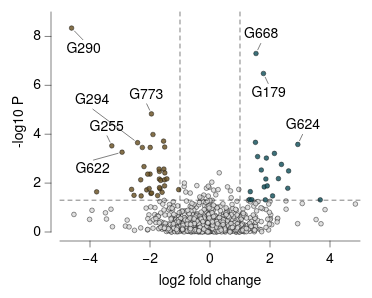

The Vega-Lite source for this figure:
### Vega-Lite specification from a JSON file in a GitHub repository (floating-point values rounded to 4 significant figures; data arrays with more than 128 entries replaced by an {"elided": "..."} marker saying what was removed)
{"background": null, "config": {"arc": {"fill": "#DBDBDB", "fillOpacity": 1.0, "innerRadius": 27.5, "padAngle": 0.03, "stroke": "black", "strokeOpacity": 1, "strokeWidth": 0.25}, "area": {"fill": "#DBDBDB", "fillOpacity": 1.0, "stroke": "black", "strokeOpacity": 1, "strokeWidth": 0.25}, "axis": {"domain": true, "domainCap": "round", "domainColor": "black", "domainWidth": 0.25, "grid": false, "gridCap": "round", "gridColor": "#F1F1F1", "gridDash": [0, 0], "gridOpacity": 1.0, "gridWidth": 0.25, "labelColor": "black", "labelFont": "Helvetica Neue, HelveticaNeue, Helvetica, Arial, sans-serif", "labelFontSize": 7, "labelFontStyle": "normal", "labelFontWeight": 400, "offset": 4.5, "ticks": true, "tickCap": "round", "tickColor": "black", "tickRound": false, "tickSize": 3, "tickWidth": 0.25, "titleColor": "black", "titleFont": "Helvetica Neue, HelveticaNeue, Helvetica, Arial, sans-serif", "titleFontSize": 7, "titleFontStyle": "normal", "titleFontWeight": 400}, "axisX": {"domain": true, "labelAlign": "center", "labelAngle": 0, "labels": true, "ticks": true, "translate": 0}, "axisY": {"domain": true, "labelAlign": "right", "labelAngle": 0, "labels": true, "ticks": true, "translate": 0}, "axisRight": {"domain": true, "labelAlign": "left", "labelAngle": 0, "labels": true, "ticks": true, "translate": 0}, "axisTop": {"domain": true, "labelAlign": "center", "labelAngle": 0, "labels": true, "ticks": true, "translate": 0}, "axisBand": {"tickOffset": 0}, "bar": {"fill": "#DBDBDB", "fillOpacity": 1.0, "stroke": "black", "strokeOpacity": 1, "strokeWidth": 0.25}, "boxplot": {"size": 9.9, "ticks": {"cornerRadius": 0.25, "fill": "black", "opacity": 1, "size": 4.95, "thickness": 0.25}, "box": {"fillOpacity": 1.0, "stroke": "black", "strokeOpacity": 1, "strokeWidth": 0.25}, "median": {"cornerRadius": 0, "fill": "black", "fillOpacity": 1.0, "opacity": 1, "size": 9.9, "thickness": 0.25}, "rule": {"fill": "black", "fillOpacity": 1.0, "size": 11.0, "stroke": "black", "strokeDash": [0, 0], "strokeOpacity": 1, "strokeWidth": 0.25}, "outliers": {"color": "black", "fill": "black", "fillOpacity": 1.0, "size": 0, "stroke": "black", "strokeOpacity": 1, "strokeWidth": 0.25}}, "circle": {"fill": "black", "fillOpacity": 1.0, "size": 1.375, "stroke": null, "strokeOpacity": 1, "strokeWidth": 0.25}, "errorband": {"band": {"fillOpacity": 0.6, "stroke": null, "strokeWidth": 0.25, "strokeOpacity": 1}, "borders": {"opacity": 0, "strokeOpacity": 0.25, "strokeWidth": 1}}, "errorbar": {"opacity": 1, "rule": {"strokeDash": [0, 0], "strokeWidth": 0.25}, "ticks": {"color": "black", "cornerRadius": 0.125, "opacity": 1, "size": 6.6, "thickness": 0.25}, "thickness": 0.25}, "font": "Helvetica Neue, HelveticaNeue, Helvetica, Arial, sans-serif", "geoshape": {"fill": "#DBDBDB", "fillOpacity": 1.0, "stroke": "black", "strokeOpacity": 1, "strokeWidth": 0.25}, "header": {"labelColor": "black", "labelFont": "Helvetica Neue, HelveticaNeue, Helvetica, Arial, sans-serif", "labelFontSize": 7, "labelFontStyle": "normal", "labelFontWeight": 400, "titleColor": "black", "titleFont": "Helvetica Neue, HelveticaNeue, Helvetica, Arial, sans-serif", "titleFontSize": 7, "titleFontStyle": "normal", "titleFontWeight": 400, "titlePadding": 0}, "legend": {"disable": false, "offset": 4.5, "titlePadding": 4, "labelOffset": 2, "gradientLabelOffset": 2, "gradientLength": 55.0, "gradientThickness": 5.5, "gradientOpacity": 1.0, "gradientStrokeColor": "black", "gradientStrokeWidth": 0.25, "labelColor": "black", "labelFont": "Helvetica Neue, HelveticaNeue, Helvetica, Arial, sans-serif", "labelFontSize": 7, "labelFontStyle": "normal", "labelFontWeight": 400, "strokeColor": "black", "strokeWidth": 0, "symbolSize": 42, "symbolStrokeColor": "black", "symbolStrokeWidth": 0.25, "titleColor": "black", "titleFont": "Helvetica Neue, HelveticaNeue, Helvetica, Arial, sans-serif", "titleFontSize": 7, "titleFontStyle": "normal", "titleFontWeight": 400}, "line": {"color": "black", "stroke": "black", "strokeCap": "butt", "strokeDash": [0, 0], "strokeOpacity": 1, "strokeWidth": 0.5}, "point": {"filled": true, "fill": "#DBDBDB", "fillOpacity": 1.0, "size": 5.5, "stroke": "black", "strokeOpacity": 1, "strokeWidth": 0.25}, "range": {"category": ["#5CA7B1", "#B7D0EE", "#B7B3E4", "#B3DAB5", "#F5E1B3", "#3D727B", "#809DC7", "#867DAC", "#80A988", "#CBB17A", "#204148", "#546B94", "#584C77", "#507B5F", "#9D824D"], "diverging": {"scheme": ["#6F572A", "#876E43", "#9E875F", "#B5A17F", "#CABBA2", "#DCD6CC", "#F4F1E9", "#C9D7DA", "#9DBFC6", "#78A5AF", "#558B96", "#36717C", "#1A5762"]}, "heatmap": {"scheme": ["#32022B", "#43044D", "#4C196E", "#4D338C", "#484DA6", "#3A68BB", "#1D83CA", "#1D9CCB", "#23B5C9", "#28CDC5", "#4DE0B4", "#91EE9F"]}, "ordinal": {"scheme": ["#F1F1F1", "#DBDBDB", "#C6C6C6", "#B2B2B2", "#9D9D9D", "#898989", "#767676", "#636363", "#515151", "#404040", "#2F2F2F", "#1F1F1F"]}, "ramp": {"scheme": ["#32022B", "#43044D", "#4C196E", "#4D338C", "#484DA6", "#3A68BB", "#1D83CA", "#1D9CCB", "#23B5C9", "#28CDC5", "#4DE0B4", "#91EE9F"]}}, "rule": {"color": "black", "stroke": "black", "strokeCap": "round", "strokeDash": [2, 2], "strokeOpacity": 1, "strokeWidth": 0.25}, "scale": {"bandPaddingInner": 0.1, "bandPaddingOuter": 0.1, "round": false}, "rect": {"fill": "#DBDBDB", "fillOpacity": 1.0, "stroke": "black", "strokeOpacity": 1, "strokeWidth": 0.25}, "square": {"fill": "#DBDBDB", "fillOpacity": 1.0, "size": 11.0, "stroke": "black", "strokeOpacity": 1, "strokeWidth": 0.25}, "text": {"color": "black", "font": "Helvetica Neue, HelveticaNeue, Helvetica, Arial, sans-serif", "fontSize": 7, "fontStyle": "normal", "fontWeight": 400}, "tick": {"color": "black", "cornerRadius": 0.125, "opacity": 1.0, "size": 9.9, "thickness": 0.25}, "title": {"anchor": "middle", "frame": "group", "color": "black", "font": "Helvetica Neue, HelveticaNeue, Helvetica, Arial, sans-serif", "fontSize": 7, "fontStyle": "normal", "fontWeight": 400, "subtitleColor": "black", "subtitleFont": "Helvetica Neue, HelveticaNeue, Helvetica, Arial, sans-serif", "subtitleFontSize": "Helvetica Neue, HelveticaNeue, Helvetica, Arial, sans-serif", "subtitleFontStyle": "normal", "subtitleFontWeight": 400}, "trail": {"color": "black", "opacity": 1, "size": 0.5}, "view": {"continuousWidth": 150, "continuousHeight": 110, "discreteWidth": 150, "discreteHeight": 110, "fill": null, "stroke": null, "strokeWidth": 0.25}}, "layer": [{"data": {"name": "data-89c060c72859b0c41b1a176ead185f7e"}, "mark": {"type": "point", "opacity": 0.85}, "encoding": {"color": {"field": "significance", "legend": null, "scale": {"domain": ["Gained", "Lost", "Non-differential"], "range": ["#1A5762", "#6F572A", "#DBDBDB"]}, "type": "nominal"}, "x": {"field": "log2fc", "title": "log2 fold change", "type": "quantitative"}, "y": {"field": "neglog10p", "title": "-log10 P", "type": "quantitative"}}}, {"data": {"values": [{"__dysonsphere__": 1}]}, "mark": {"type": "rule", "opacity": 1.0}, "encoding": {"x": {"datum": -1.0}}}, {"data": {"values": [{"__dysonsphere__": 1}]}, "mark": {"type": "rule", "opacity": 1.0}, "encoding": {"x": {"datum": 1.0}}}, {"data": {"values": [{"__dysonsphere__": 1}]}, "mark": {"type": "rule", "opacity": 1.0}, "encoding": {"y": {"datum": 1.301}}}, {"layer": [{"data": {"values": [{"__dysonsphere__": 1}]}, "mark": {"type": "rule", "strokeDash": [0, 0]}, "encoding": {"x": {"datum": 1.841, "scale": {"domain": [-5.0, 5.0], "nice": false, "padding": 0, "zero": false}}, "x2": {"datum": 1.94}, "y": {"datum": 6.331, "scale": {"domain": [0.0, 9.0], "nice": false, "padding": 0, "zero": false}}, "y2": {"datum": 6.075}}}, {"data": {"values": [{"__dysonsphere__": 1}]}, "mark": {"type": "text", "align": "center", "baseline": "middle", "fontSize": 7}, "encoding": {"text": {"value": "G179"}, "x": {"datum": 1.954}, "y": {"datum": 5.694}}}, {"data": {"values": [{"__dysonsphere__": 1}]}, "mark": {"type": "rule", "strokeDash": [0, 0]}, "encoding": {"x": {"datum": -3.332}, "x2": {"datum": -3.431}, "y": {"datum": 3.678}, "y2": {"datum": 3.934}}}, {"data": {"values": [{"__dysonsphere__": 1}]}, "mark": {"type": "text", "align": "center", "baseline": "middle", "fontSize": 7}, "encoding": {"text": {"value": "G255"}, "x": {"datum": -3.446}, "y": {"datum": 4.315}}}, {"data": {"values": [{"__dysonsphere__": 1}]}, "mark": {"type": "rule", "strokeDash": [0, 0]}, "encoding": {"x": {"datum": -4.518}, "x2": {"datum": -4.237}, "y": {"datum": 8.221}, "y2": {"datum": 7.865}}}, {"data": {"values": [{"__dysonsphere__": 1}]}, "mark": {"type": "text", "align": "center", "baseline": "middle", "fontSize": 7}, "encoding": {"text": {"value": "G290"}, "x": {"datum": -4.214}, "y": {"datum": 7.492}}}, {"data": {"values": [{"__dysonsphere__": 1}]}, "mark": {"type": "rule", "strokeDash": [0, 0]}, "encoding": {"x": {"datum": -2.525}, "x2": {"datum": -3.904}, "y": {"datum": 3.754}, "y2": {"datum": 5.022}}}, {"data": {"values": [{"__dysonsphere__": 1}]}, "mark": {"type": "text", "align": "center", "baseline": "middle", "fontSize": 7}, "encoding": {"text": {"value": "G294"}, "x": {"datum": -3.931}, "y": {"datum": 5.39}}}, {"data": {"values": [{"__dysonsphere__": 1}]}, "mark": {"type": "rule", "strokeDash": [0, 0]}, "encoding": {"x": {"datum": -3.064}, "x2": {"datum": -3.883}, "y": {"datum": 3.22}, "y2": {"datum": 2.943}}}, {"data": {"values": [{"__dysonsphere__": 1}]}, "mark": {"type": "text", "align": "center", "baseline": "middle", "fontSize": 7}, "encoding": {"text": {"value": "G622"}, "x": {"datum": -3.915}, "y": {"datum": 2.589}}}, {"data": {"values": [{"__dysonsphere__": 1}]}, "mark": {"type": "rule", "strokeDash": [0, 0]}, "encoding": {"x": {"datum": 2.986}, "x2": {"datum": 3.085}, "y": {"datum": 3.735}, "y2": {"datum": 3.992}}}, {"data": {"values": [{"__dysonsphere__": 1}]}, "mark": {"type": "text", "align": "center", "baseline": "middle", "fontSize": 7}, "encoding": {"text": {"value": "G624"}, "x": {"datum": 3.1}, "y": {"datum": 4.373}}}, {"data": {"values": [{"__dysonsphere__": 1}]}, "mark": {"type": "rule", "strokeDash": [0, 0]}, "encoding": {"x": {"datum": 1.593}, "x2": {"datum": 1.692}, "y": {"datum": 7.456}, "y2": {"datum": 7.712}}}, {"data": {"values": [{"__dysonsphere__": 1}]}, "mark": {"type": "text", "align": "center", "baseline": "middle", "fontSize": 7}, "encoding": {"text": {"value": "G668"}, "x": {"datum": 1.706}, "y": {"datum": 8.093}}}, {"data": {"values": [{"__dysonsphere__": 1}]}, "mark": {"type": "rule", "strokeDash": [0, 0]}, "encoding": {"x": {"datum": -2.011}, "x2": {"datum": -2.11}, "y": {"datum": 4.985}, "y2": {"datum": 5.241}}}, {"data": {"values": [{"__dysonsphere__": 1}]}, "mark": {"type": "text", "align": "center", "baseline": "middle", "fontSize": 7}, "encoding": {"text": {"value": "G773"}, "x": {"datum": -2.124}, "y": {"datum": 5.622}}}]}], "name": "__dysonsphere_ext_biology", "$schema": "https://vega.github.io/schema/vega-lite/v6.4.1.json", "datasets": {"data-89c060c72859b0c41b1a176ead185f7e": {"elided": "800 records"}}}
